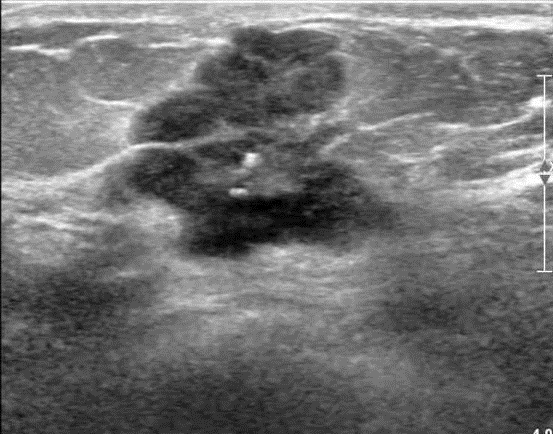
%> input picture breast1_norm_croped.png, 559 x 447 px
$ octave --eval "ImageDescription(imread('breast1_norm_croped.png'));"   (GNU Octave 9; MATLAB toolbox functions it lacks are replaced by stand-ins)
%> lines starting %> are read from the running program, lines starting %| are printed output that depends on the picture; in (x1, y1, x2, y2) boxes, pixels count from 0 and x2, y2 are one past the last pixel; in counts of white or black regions, pixels touching at a corner belong together; the program's own positions count from 1
### WaveletDecomposition.m
function FI= WaveletDecomposition(Im,level,wave_name)
%> called with level = 2, wave_name = 'sym4'
    Im = im2double(rgb2gray(Im));
    size_Im = size(Im);
%> size_Im = [447 559]
%--------------Single level of decomposition------------------------------
    [cA1,cH1,cV1,cD1] = dwt2(Im,wave_name);
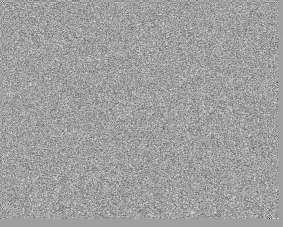
%> cD1: size 227x283 double; min -0.278, max 0.165, mean -2.71e-05; drawn with min black and max white
    [cV1,cH1, cD1] = activate_threshold(cA1,cV1,cH1,cD1);
%> in activate_threshold, `v_cH1 = var(cH1, 0,[1 2]);`: v_cH1 = 0.00171
%> in activate_threshold, `v_cV1 = var(cV1, 0,[1 2]);`: v_cV1 = 0.00145
%> in activate_threshold, `v_cD1 = var(cD1, 0,[1 2]);`: v_cD1 = 0.000874
%> in activate_threshold, `meancH1 = mean(cH1,'all');`: meancH1 = 0.00168
%> in activate_threshold, `meancV1 = mean(cV1,'all');`: meancV1 = -0.000561
%> in activate_threshold, `meancD1 = mean(cD1,'all');`: meancD1 = -2.71e-05
%> in activate_threshold, `tv1 = sqrt((meancH1+v_cH1)*2*log(r*c));`: tv1 = 0.274
%> in activate_threshold, `tv2 = sqrt((meancV1+v_cV1)*2*log(r*c));`: tv2 = 0.14
%> in activate_threshold, `tv3 = sqrt((meancD1+v_cD1)*2*log(r*c));`: tv3 = 0.137
%> in activate_threshold, `threshold_vector1 = [ tv1 tv2 tv3 ];`: threshold_vector1 = [0.274 0.14 0.137]
    if (level == 1)
        FI = idwt2(cA1,cH1,cV1,cD1,wave_name); %Inverse DWT
    end
%--------------Second level of decomposition------------------------------
    if ((level == 2)||(level == 3))
        [cA2,cH2,cV2,cD2] = dwt2(cA1,wave_name); %Discrete Wavelet Transform
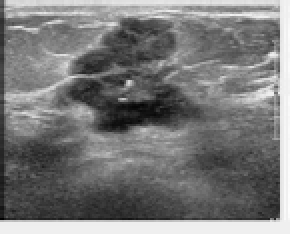
%> cA2: size 117x145 double (shown 2 times larger); min -0.0869, max 4.26, mean 1.97; drawn with min black and max white
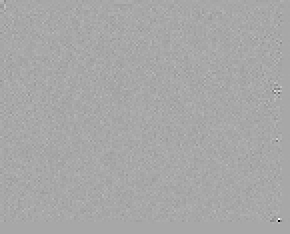
%> cD2: size 117x145 double (shown 2 times larger); min -0.894, max 0.465, mean 9.19e-05; drawn with min black and max white
        [cV2,cH2, cD2] = activate_threshold(cA2,cV2,cH2,cD2);
%> in activate_threshold (call 2), `v_cH1 = var(cH1, 0,[1 2]);`: v_cH1 = 0.013
%> in activate_threshold (call 2), `v_cV1 = var(cV1, 0,[1 2]);`: v_cV1 = 0.00703
%> in activate_threshold (call 2), `v_cD1 = var(cD1, 0,[1 2]);`: v_cD1 = 0.000652
%> in activate_threshold (call 2), `meancH1 = mean(cH1,'all');`: meancH1 = 0.00564
%> in activate_threshold (call 2), `meancV1 = mean(cV1,'all');`: meancV1 = 0.000519
%> in activate_threshold (call 2), `meancD1 = mean(cD1,'all');`: meancD1 = 9.19e-05
%> in activate_threshold (call 2), `tv1 = sqrt((meancH1+v_cH1)*2*log(r*c));`: tv1 = 0.602
%> in activate_threshold (call 2), `tv2 = sqrt((meancV1+v_cV1)*2*log(r*c));`: tv2 = 0.383
%> in activate_threshold (call 2), `tv3 = sqrt((meancD1+v_cD1)*2*log(r*c));`: tv3 = 0.12
%> in activate_threshold (call 2), `threshold_vector1 = [ tv1 tv2 tv3 ];`: threshold_vector1 = [0.602 0.383 0.12]
%> in activate_threshold (call 2), `cV1 = wthresh(cV1,'s',threshold_vector1(2));`:
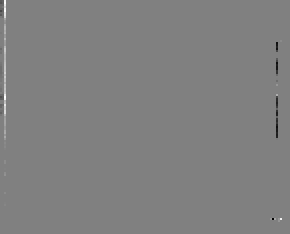
%> cV1: size 117x145 double (shown 2 times larger); min -0.654, max 0.648, mean 0.000195; drawn with min black and max white

        if(level == 2)
            FI = idwt2(cA2,cH2,cV2,cD2,wave_name); %Inverse DWT
            FI = imresize(FI,size(cA1));
%> FI: size 227x283 double
            FI = idwt2(FI,cH1,cV1,cD1,wave_name); %Inverse DWT
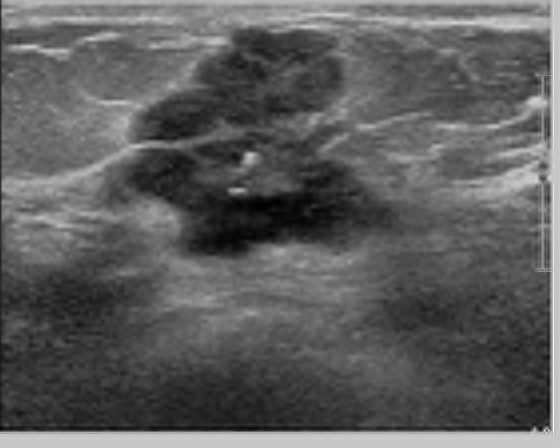
%> FI: size 448x560 double; min -0.00568, max 1.28, mean 0.466; drawn with min black and max white
        end
    end
%--------------third level of decomposition------------------------------
    if (level == 3)
        [cA3,cH3,cV3,cD3] = dwt2(cA2,wave_name); %Discrete Wavelet Transform
        [cV3,cH3, cD3] = activate_threshold(cA3,cV3,cH3,cD3);
         FI = idwt2(cA3,cH3,cV3,cD3,wave_name); %Inverse DWT
         FI = imresize(FI,size(cA2));
         FI = idwt2(FI,cH2,cV2,cD2,wave_name); %Inverse DWT
         FI = imresize(FI,size(cA1));
         FI = idwt2(FI,cH1,cV1,cD1,wave_name); %Inverse DWT
    end
    FI = imresize(FI,size_Im); % Resizing filtered image to preprocessed image
%> FI: size 447x559 double
end

%%
function [cV1,cH1, cD1] = activate_threshold(cA1,cV1,cH1,cD1)

    v_cH1 = var(cH1, 0,[1 2]);
    v_cV1 = var(cV1, 0,[1 2]);
    v_cD1 = var(cD1, 0,[1 2]);

    meancH1 = mean(cH1,'all');
    meancV1 = mean(cV1,'all');
    meancD1 = mean(cD1,'all');

    [r c] = size(cA1);

    tv1 = sqrt((meancH1+v_cH1)*2*log(r*c));%TODO - check the variance
    tv2 = sqrt((meancV1+v_cV1)*2*log(r*c));
    tv3 = sqrt((meancD1+v_cD1)*2*log(r*c));

    threshold_vector1 = [ tv1 tv2 tv3 ]; %cH, cV, vD

    cV1 = wthresh(cV1,'s',threshold_vector1(2)); %Eliminating HL
    cH1 = wthresh(cH1,'s',threshold_vector1(1)); %Eliminating LH
    cD1 = wthresh(cD1,'s',threshold_vector1(3)); %Eliminating HH
end

### QuantitativeValues.m
function [Roundness, ENC, LW, NumBlobs, Average, Variance, Contrast, PAF, NumHoles, EPI, SI, MSE, PSNR] = QuantitativeValues(OriginalIm,FI)
    imwrite(FI, 'FI.png');
    I = imread('FI.png');
    Features = FeaturesExtraction(I);
    Roundness = Features.Roundness;
    ENC = Features.ENC;
    LW = Features.LW;
    NumBlobs = Features.NumBlobs;
    Average = Features.Average;
    Variance = Features.Variance;
    Contrast = Features.Contrast;
    PAF = Features.PAF;
    NumHoles = Features.NumHoles;

    EPI = EdgePreservationIndex(OriginalIm,FI); % first original, second despeckled
    SI = SpeckleIndex(FI);

    diffFI = abs(double(OriginalIm)-double(FI));
    MSE =sum(sum(diffFI))/numel(diffFI); % Mean squared error
    MSE=MSE(1);
    diffFI = rgb2gray(diffFI);
    diffFI = imadjust(diffFI);
    metrics = my_MetricsMeasurement(OriginalIm,FI);
    PSNR = metrics.PSNR;

end

### FeaturesExtraction.m
function Features = FeaturesExtraction(I)
%% Features Extraction
% calculating numeric values of features of Ultrasound breast lesions.
% Inbal Aharoni and Shani Israelov, Technion 2020.

show_images = false;
%figure(4);

%% Preprocessing
% [7 lines of commented-out code are left out]
I_crop=I;

if show_images
    figure(1);
    imshow(I_crop);
    F(1) = getframe; % For animated image
end
[row_size, col_size] = size(I_crop);
%> row_size = 447; col_size = 559

% Segmantation
bw = I_crop > 100;
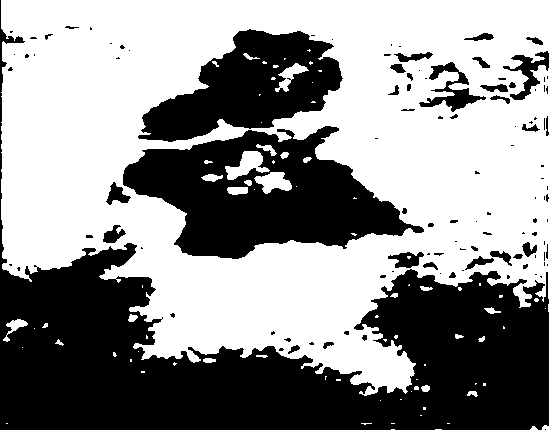
%> bw: size 447x559 logical; 58.9% white; 112 black regions (72 under 20 px), largest, box (x1, y1, x2, y2) and area: (0, 0, 549, 430) 64019, (123, 126, 424, 259) 21207, (138, 29, 343, 142) 12412
bw = bwareaopen(bw,1000);
%> bw: size 447x559 logical; 57.7% white; 112 black regions (72 under 20 px), largest, box (x1, y1, x2, y2) and area: (0, 0, 549, 430) 64896, (123, 126, 424, 259) 22862, (138, 29, 343, 142) 12900
bw=~bw;
bw = bwareaopen(bw,800); % Remove all object containing fewer than 800 pixels
%> bw: size 447x559 logical; 40.7% white; 4 white regions, box (x1, y1, x2, y2) and area: (0, 0, 549, 430) 64896, (123, 126, 424, 259) 22862, (138, 29, 343, 142) 12900, (419, 62, 486, 112) 1041
bw2 = imfill(bw, 'holes');
bw2 = imclearborder(bw2); % Clear objects that are close to the bonderies

% Creating one object from two
SE1 = strel('disk',6);
mask1 = imdilate(bw2,SE1);
%> mask1: size 447x559 logical; 18.4% white; 2 white regions, box (x1, y1, x2, y2) and area: (118, 24, 429, 264) 43142, (414, 57, 491, 117) 2768
if show_images
    figure(2);
    imshow(mask1);
    title('After imdilate');
end
mask2 = imfill(mask1, 'holes');
%> mask2: size 447x559 logical; 18.4% white; 2 white regions, box (x1, y1, x2, y2) and area: (118, 24, 429, 264) 43208, (414, 57, 491, 117) 2772
SE1 = strel('disk',6);
mask3 = imerode(mask2, SE1);
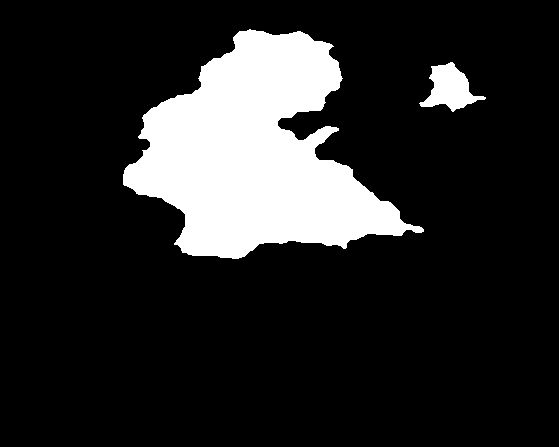
%> mask3: size 447x559 logical; 15.6% white; 2 white regions, box (x1, y1, x2, y2) and area: (123, 29, 424, 259) 37360, (419, 62, 486, 112) 1643
% [5 lines of commented-out code are left out]
bw = bwareaopen(mask3,1000); % Remove all object containing fewer than 1000 pixels.
%> the run ends on the next line
[B,L,objectsNum,A] = bwboundaries(bw); % A is the adjacency matrix.
% Select only the region and not the boundarys inside the region:
B = B(1:objectsNum);
L(L>objectsNum) = 0;
% [6 lines of commented-out code are left out]
for k = 1:length(B)
  boundary = B{k};
  if show_images
      plot(boundary(:,2),boundary(:,1),'w','LineWidth',1)
  end
end

stats = regionprops(L,'all');

% Write the coreesponding number inside each object

for k = 1:numel(stats)
    center= stats(k).Centroid;
    if show_images
        text(center(1), center(2), sprintf('%d', k), ...
            'HorizontalAlignment', 'center', ...
            'VerticalAlignment', 'middle');
    end
end

%% ===================Shape =========================
% 1.Roundness - Elliptic-normalized circumference
% 2.ENC
% 3.LW
% 4.LN - Nnumber of lobes corresponds to the concave points of the lesion
% 5.LI - The distribution size of the lobes in a lesion
%% Roundness
roundness_array = zeros(1,(length(B)));
perimeter_array = zeros(1,(length(B)));
area_array = zeros(1,(length(B)));
for k = 1:length(B)
  boundary = B{k};
  delta_sq = diff(boundary).^2;
  perimeter = sum(sqrt(sum(delta_sq,2)));
  perimeter_array(k) = perimeter;
  area_array(k) = stats(k).Area; % Number of pixels in the region
  Dmax = stats(k).MajorAxisLength;
  metric = (4*area_array(k))/(pi*(Dmax^2));
  metric_string = sprintf('%0.2f',metric);
  roundness_array(k) = metric;
end

%% ENC
ENC_array = zeros(1,length(B));
for k = 1:length(B)
    major = stats(k).MajorAxisLength;
    minor = stats(k).MinorAxisLength;
    primeter_ellipse = 2*pi*(sqrt(major^2 + minor^2)/2);
    ENC_array(k) = perimeter_array(k)/primeter_ellipse;
end


%% LW
LW_array = zeros(1,length(B));
for k = 1:length(B)
    LW_array(k) = stats(k).MajorAxisLength/stats(k).MinorAxisLength;
end


%% LN
% Multiply the convex hull of the region by the not of the region.
if length(B)>0
    CH1 = stats(1).ConvexImage;
    im = stats(1).Image;
    im = ~im;
    side_blobs = im.*CH1;
    side_blobs = bwareaopen(side_blobs,350); % Remove all regoins that are smaller than 100 pixel.
    if show_images
        figure(5);
        imshow(side_blobs);
        F(3) = getframe;
    end
    % Count how many regions surround the blobs
    [B_LI,L_LI,num_blobs,A_LI] = bwboundaries(side_blobs);
end

%% LI
%% =============== texture ===============
% 1.Lesion Boundary
% 2.Average
% 3.Variance
% 4.Contrast
% 5.PAF - Posterior Acoustic Feature
%% Lesion Boundary
% Calculate the area around the region
SE1 = strel('square',11);
mask4_1 = imdilate(bw2,SE1);
if show_images
    figure(6)
    imshow(mask4_1);
    F(4) = getframe;
end
mask4_2 = ~mask3;
mask4_3 = mask4_2.*mask4_1;
if show_images
    figure(7)
    imshow(mask4_3);
    F(5) = getframe;
end
[B_around,L_around,n_around,A_around] = bwboundaries(mask4_3); %n is the number of objects %A is the  adjacency matrix
B_around = B_around(1:n_around);
L_around(L_around>n_around) = 0;

sum_values_array_around = zeros(1,(length(B_around)));
avg_tissue_array_around = zeros(1,(length(B_around)));
area_array_around = zeros(1,(length(B_around)));
stats_around = regionprops(L_around,'all');
for k = 1:length(B_around)
  area_array_around(k) = stats_around(k).Area;
end

% Calculating the average intensity around the tissue
for k = 1:length(B_around)
    for row=1:size(L_around,1)
        for col=1:size(L_around,2)
         if (L_around(row,col)==k)
             sum_values_array_around(k)=  sum_values_array_around(k) + double(I_crop(row,col));
         end
        end
    end
    avg_array_around(k) = sum_values_array_around(k)/area_array_around(k);
end

% Calculating the average intensity of a strip inside the tissue
% Making a mask to show the strip inside the tissue
mask4_1 = imerode(mask3,SE1);
mask4_1 = ~mask4_1;
mask4_2 = mask3.*mask4_1;
if show_images
    figure(8)
    imshow(mask4_2);
    F(6) = getframe;
end
[B_strip_inside,L_strip_inside,n_strip_inside,A_strip_inside] = bwboundaries(mask4_2); %n is the number of objects %A is the  adjacency matrix
B_strip_inside = B_strip_inside(1:n_strip_inside);
L_strip_inside(L_strip_inside>n_strip_inside) = 0;
sum_values_array_strip_inside = zeros(1,(length(B_strip_inside)));
avg_tissue_array_strip_inside = zeros(1,(length(B_strip_inside)));
area_array_strip_inside = zeros(1,(length(B_strip_inside)));
stats_strip_inside = regionprops(L_strip_inside,'all');
for k = 1:length(B_strip_inside)
  area_array_strip_inside(k) = stats_strip_inside(k).Area;
end

% Calculating the average intensity of a strip inside the tissue
for k = 1:length(B_strip_inside)
    for row=1:size(L_strip_inside,1)
        for col=1:size(L_strip_inside,2)
         if (L_strip_inside(row,col)==k)
             sum_values_array_strip_inside(k)=  sum_values_array_strip_inside(k) + double(I_crop(row,col));
         end
        end
    end
    avg_array_strip_inside(k) = sum_values_array_strip_inside(k)/area_array_strip_inside(k);
end

%% Important:
% Creating image that containing only the biggest object
biggest_object=bwpropfilt(bw,'Area',1); % If we want to analyze the second big we change to 2
biggest_obj_image = I_crop;
biggest_obj_image(biggest_object == 0) = biggest_object(biggest_object == 0);
if show_images
    figure(9);
    imshow(biggest_obj_image);
    F(7) = getframe;
    impixelinfo;
    title('Image conatins the biggest object');
end
%% Echo pattern
% Creating a gray-level co-occurrence matrix (GLCM) from the image that
% contains only the main (biggest) object
[glcms_biggest_obj,SI_biggest] = graycomatrix(biggest_obj_image(:,:,1));
stats_glcms_biggest_obj = graycoprops(glcms_biggest_obj);
if show_images
    figure(10);
    imshow(rescale(SI_biggest));
    title('rescale SI');
    F(8) = getframe;
end
%% Average
glcms_biggest_obj(1,1)=0;
sum_rows=sum(glcms_biggest_obj');
sum_cols=sum(sum_rows);
average= sum_cols;
%% Variance
variance=0;
for row=1:1:8
   for col=1:1:8
       variance=variance+((row-average)^2)*glcms_biggest_obj(row,col);
   end
end
%% Contrast
contrast=stats_glcms_biggest_obj.Contrast;
%% PAF
% Average intensity array
sum_values_array = zeros(1,(length(B)));
for k = 1:length(B)
    for row=1:size(L,1)
        for col=1:size(L,2)
         if (L(row,col)==k)
             sum_values_array(k)=  sum_values_array(k) + double(biggest_obj_image(row,col));
         end
        end
    end
    avg_array(k) = sum_values_array(k)/area_array(k); %area_array contains number of pixels in the region
end
% First calculating avg_PA
avg_PA = zeros(1,(length(B)));
sum_pa=0;
N_pa=0;
for k = 1:length(B)
    major= stats(k).MajorAxisLength;
    minor= stats(k).MinorAxisLength;
    if minor<100
        height=minor;
    else
        height=100; %i think 100 is too small
    end
    x_coord=center(1);
    y_coord=round(center(2));
    possible_left_point=round(x_coord-(1/3)*major);
    if  possible_left_point<1 ,left_point=1; else ,left_point=possible_left_point; end
    possible_right_point=round(x_coord+(1/3)*major);
    if possible_right_point>col_size ,right_point=col_size; else ,right_point=possible_right_point; end
    possible_height_PA=round(y_coord+height);
    if possible_height_PA>row_size ,height_PA=row_size; else ,height_PA=possible_height_PA; end
    for y=y_coord:height_PA
        for x=left_point:right_point
%             sum_pa=sum_pa+double(I_crop(x,y));
            N_pa=N_pa+1;
        end
    end
%     avg_PA(k)=sum_pa/N_pa;
end
PAF_array = zeros(1,(length(B)));
for k = 1:length(B)
   PAF_array(k)=abs(avg_PA(k)-avg_array(k));
end
%% Calculate how many 'holes' are inside the reigon
% mask
%bw_repmat=double(repmat(bw,[1 1 1]));
% bw_repmat=repmat(bw,[1 1 1]);
bw_repmat=uint8(repmat(bw,[1 1 3]));
mask=I_crop.*bw_repmat; % not necessary one object
bw_repmat=uint8(repmat(bw,[1 1 3]));

if show_images
    figure(11);
    imshow(mask,[]);
    F(9) = getframe;
    impixelinfo;
    title('mask');
end
mask_bright = rgb2gray(mask);
bw_bright = mask_bright > 140;
bw_bright = bwareaopen(bw_bright,100); %Remove all object containing fewer than 100 pixels.
bw_bright=~bw_bright;
bw_bright = bwareaopen(bw_bright,50); %Remove all object containing fewer than 50 pixels.
[B_bright,L_bright,n_bright,A_bright] = bwboundaries(bw_bright);
% Select only the region and not the boundarys inside the region
B_bright = B_bright(1:n_bright);
L_bright(L_bright>n_bright) = 0;
if show_images
    figure(12);
    imshow(bw_bright);
    F(10) = getframe;
    title('bw_bright');
end
num_holes = length(B_bright);
%% Animated Image
% [13 lines of commented-out code are left out]
%% Exporting data to excel
% [12 lines of commented-out code are left out]
%% Creating a sturct
Features.Roundness = roundness_array(1)
Features.ENC = ENC_array(1);
Features.LW = LW_array(1);
Features.NumBlobs = num_blobs;
Features.AvgAround = avg_array_around(1);
Features.AvgInside = avg_array_strip_inside(1);
Features.Average = average;
Features.Variance = variance;
Features.Contrast = contrast;
Features.PAF = PAF_array(1);
Features.NumHoles = num_holes;
end

### ImageDescription.m
%description- for the image input,
%Returns parameters that describe the distance from the original image and
%the noise reduction.
%prints 4 different transform of the image.
function [] = ImageDescription(OriginalIm)

    figure(20);
    FI1 = WaveletDecomposition(OriginalIm,2,'sym4');
    [Roundness1, ENC1, LW1, NumBlobs1, Average1, Variance1, Contrast1, PAF1, NumHoles1, EPI1, SI1, MSE1, PSNR1] = QuantitativeValues(OriginalIm, FI1);
    subplot(2,2,1);
    imshow(FI1);
    title(['sym4 - level 2']);

    FI2= WaveletDecomposition(OriginalIm,2,'dmey');
    [Roundness2, ENC2, LW2, NumBlobs2, Average2, Variance2, Contrast2, PAF2, NumHoles2, EPI2, SI2, MSE2, PSNR2] = QuantitativeValues(OriginalIm, FI2);
    subplot(2,2,2);
    imshow(FI2);
    title(['dmey - level 2']);

    FI3 = WaveletDecomposition(OriginalIm,2,'db4');
    [Roundness3, ENC3, LW3, NumBlobs3, Average3, Variance3, Contrast3, PAF3, NumHoles3, EPI3, SI3, MSE3, PSNR3] = QuantitativeValues(OriginalIm, FI3);
    subplot(2,2,3);
    imshow(FI3);
    title(['db4 - level 2']);

    FI4 = WaveletDecomposition(OriginalIm,3,'db4');
    [Roundness4, ENC4, LW4, NumBlobs4, Average4, Variance4, Contrast4, PAF4, NumHoles4, EPI4, SI4, MSE4, PSNR4] = QuantitativeValues(OriginalIm, FI3);
    subplot(2,2,4);
    imshow(FI4);
    title(['db4 - level 3']);

    %OBNLM
    fimgd = SpeckleRemovalOBNLM(OriginalIm);
    [Roundness5, ENC5, LW5, NumBlobs5, Average5, Variance5, Contrast5, PAF5, NumHoles5, EPI5, SI5, MSE5, PSNR5] = QuantitativeValues(OriginalIm, fimgd);

    %Original
    OriginalIm_rgb2gray = rgb2gray(OriginalIm);
    OriginalIm_rgb2gray = im2double(OriginalIm_rgb2gray);
    [Roundness6, ENC6, LW6, NumBlobs6, Average6, Variance6, Contrast6, PAF6, NumHoles6, EPI6, SI6, MSE6, PSNR6] = QuantitativeValues(OriginalIm, OriginalIm_rgb2gray);

    figure(22)
    subplot(3,1,1);
    imshow(FI1);
    title(['Wavelet (sym4,level 2)']);
    subplot(3,1,2);
    imshow(fimgd);
    title(['OBNLM']);
    subplot(3,1,3);
    imshow(OriginalIm_rgb2gray);
    title(['Original']);

    %% Exporting data to excel
    dataMatrix=[ Roundness1,Roundness2, Roundness3, Roundness4, Roundness5, Roundness6; ...
                  ENC1, ENC2, ENC3, ENC4, ENC5, ENC6;...
                  LW1, LW2, LW3, LW4, LW5, LW6;...
                  NumBlobs1, NumBlobs2, NumBlobs3, NumBlobs4, NumBlobs5, NumBlobs6;...
                  Average1, Average2, Average3, Average4, Average5, Average6;...
                  Variance1, Variance2, Variance3, Variance4, Variance5, Variance6;...
                  Contrast1, Contrast2, Contrast3, Contrast4, Contrast5, Contrast6;...
                  PAF1, PAF2, PAF3, PAF4, PAF5, PAF6;...
                  NumHoles1, NumHoles2, NumHoles3, NumHoles4, NumHoles5, NumHoles6;...
                  SI1, SI2, SI3, SI4, SI5, SI6;...
                  EPI1, EPI2, EPI3, EPI4, EPI5, EPI6 ;...
                  MSE1, MSE2, MSE3, MSE4, MSE5, MSE6 ;...
                  PSNR1, PSNR2, PSNR3, PSNR4, PSNR5, PSNR6 ];
    rowDataNames = [ "Roundness" ; "ENC" ; "LW" ; "Number of Blobs"; "Average" ; "Variance" ; "Contrast" ; "PAF" ; "Holes Number"; ...
                     "Speckle Index"; "Edge Preservation Index"; "MSE"; "PSNR" ];
    colDataNames= [ "sym4" , "dmey" , "db4" , "db4 Level 3", "OBNLM" , 'original' ];
    xlswrite('method_comparison.xls',rowDataNames,1,'A2:A14');
    xlswrite('method_comparison.xls',colDataNames,1,'B1:G1');
    xlswrite('method_comparison.xls',dataMatrix,1,'B2:G14');
end
